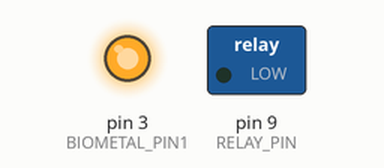
The sketch below on a simulated Arduino Uno, built with avr-gcc and run on an emulated ATmega328P. Shown: switched loads named in the sketch (green lamp = pin HIGH), output pins drawn as LEDs (lit = HIGH). What the sketch prints to the serial monitor is not drawn.

Above: at 0.1 s.
At 1.1 s:
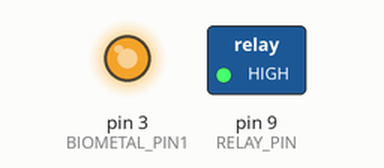
Timing chart, 0 to 28.8 s (numbered marks = the images above):
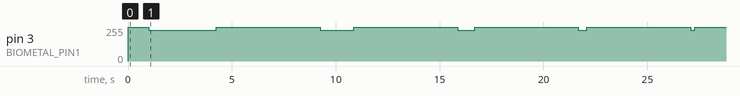

Measured:
- by itself, pin 3 (BIOMETAL_PIN1): 255/255 → 230/255 at 1.0 s, → 231/255 1.0 s later, → 230/255 1.0 s later, → 255/255 1.3 s later, … (20 changes in this stretch)

The sketch:

frequency_change.ino
```cpp
const int RELAY_PIN = 9;
const int BIOMETAL_PIN1 = 3;

void setup() {
  pinMode(RELAY_PIN, OUTPUT);
  pinMode(BIOMETAL_PIN1, OUTPUT);
  Serial.begin(115200);

  Serial.println("defult:");
  Serial.println(TCCR2A, BIN);
  Serial.println(TCCR2B, BIN);
  Serial.println(OCR2A, BIN);
  Serial.println(OCR2B, BIN);

  TCCR2B &= B11110111;
  TCCR2B |= B00001000;  // WGM22, 21, 20 = 101
  analogWrite(BIOMETAL_PIN1, 255);

  delay(1000);
  digitalWrite(RELAY_PIN, HIGH);
}

int span = 500;

void loop() {
  float value;
  span /= 2;
  value = 0.1;
  setFrequency2(262l);
  analogWrite(BIOMETAL_PIN1, getPWM2(value));
  delay(span);
  setFrequency2(277l);
  analogWrite(BIOMETAL_PIN1, getPWM2(value));
  delay(span);
  setFrequency2(294l);
  analogWrite(BIOMETAL_PIN1, getPWM2(value));
  delay(span);
  setFrequency2(311l);
  analogWrite(BIOMETAL_PIN1, getPWM2(value));
  delay(span);
  setFrequency2(330l);
  analogWrite(BIOMETAL_PIN1, getPWM2(value));
  delay(span);
  setFrequency2(349l);
  analogWrite(BIOMETAL_PIN1, getPWM2(value));
  delay(span);
  setFrequency2(370l);
  analogWrite(BIOMETAL_PIN1, getPWM2(value));
  delay(span);
  setFrequency2(392l);
  analogWrite(BIOMETAL_PIN1, getPWM2(value));
  delay(span);
  setFrequency2(415l);
  analogWrite(BIOMETAL_PIN1, getPWM2(value));
  delay(span);
  setFrequency2(440l);
  analogWrite(BIOMETAL_PIN1, getPWM2(value));
  delay(span);
  setFrequency2(466l);
  analogWrite(BIOMETAL_PIN1, getPWM2(value));
  delay(span);
  setFrequency2(494l);
  analogWrite(BIOMETAL_PIN1, getPWM2(value));
  delay(span);
  setFrequency2(523l);
  analogWrite(BIOMETAL_PIN1, getPWM2(value));
  delay(span);

  value = 0.0;
  analogWrite(BIOMETAL_PIN1, getPWM2(value));
  delay(5000);
}
```

getPWM.ino
```cpp
unsigned int getPWM2(float ratio) {
  unsigned int max_value = OCR2A;
  unsigned int value = max_value - (unsigned int)((float)max_value * ratio);
  return value;
}
```

setFrequency.ino
```cpp
void setFrequency2(long frequency) {
  long value = 8000000l / frequency;
  if(value < 256l) {
    TCCR2B &= B11111000;
    TCCR2B |= B00000001;
    OCR2A = (unsigned int)(value);
  } else if (value / 8l < 256l) {
    TCCR2B &= B11111000;
    TCCR2B |= B00000010;
    OCR2A = (unsigned int)(value / 8l);
  } else if (value / 32l < 256l) {
    TCCR2B &= B11111000;
    TCCR2B |= B00000011;
    OCR2A = (unsigned int)(value / 32l);
  } else if (value / 64l < 256l) {
    TCCR2B &= B11111000;
    TCCR2B |= B00000100;
    OCR2A = (unsigned int)(value / 64l);
  } else if (value / 128l < 256l) {
    TCCR2B &= B11111000;
    TCCR2B |= B00000101;
    OCR2A = (unsigned int)(value / 128l);
  } else if (value / 256l < 256l) {
    TCCR2B &= B11111000;
    TCCR2B |= B00000110;
    OCR2A = (unsigned int)(value / 256l);
  } else if (value / 1024l < 256l) {
    TCCR2B &= B11111000;
    TCCR2B |= B00000111;
    OCR2A = (unsigned int)(value / 1024l);
  }
}
```
